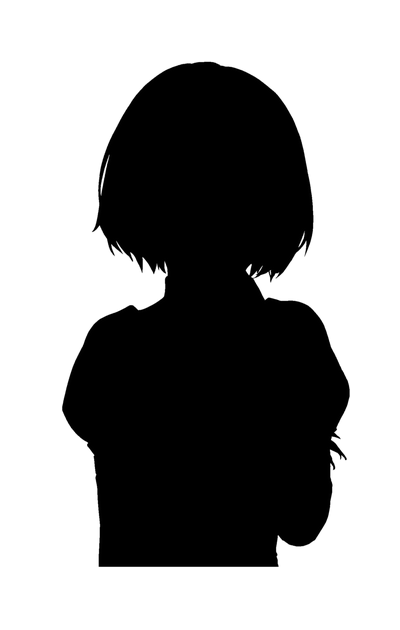
#> input picture image/black.png, 400 x 630 px
$ python -i newfile_finally.py   (imports and definitions only)
#> lines starting #> are read from the running program, lines starting #| are printed output that depends on the picture; after the words box and inside, x2 and y2 are one past the last pixel; in counts of white or black regions, pixels touching at a corner belong together
import os
import re
import cv2
import svgwrite
import subprocess
import numpy as np
from PIL import Image
from lxml import etree
from bs4 import BeautifulSoup
from skimage.morphology import skeletonize


folder = "im"

#########################
# Convert pillow, potrace, inkscape
#########################

def convert_bmp_to_eps(bmp_path, eps_path):
    subprocess.run(["potrace", bmp_path, "-e", "-o", eps_path])

def convert_bmp_to_svg(bmp_path, svg_path):
    subprocess.run(["potrace", bmp_path, "-s", "-o", svg_path])

def convert_svg_to_eps(svg_path, eps_path):
    subprocess.run(["inkscape", svg_path, "--export-filename", eps_path, "--export-ps-level=3"])

# [6 lines left out: function convert_png_to_bmp, not called in this run]

def convert_png_to_svg(png_path, svg_path):
    subprocess.run(['inkscape', png_path, '--export-filename', svg_path], check=True)

# [23 lines left out: functions convert_png_to_svg_vector, convert_png_to_svg_pixel, not called in this run]

#########################
# End
#########################


#########################
# Other function
#########################
def process_image(input_path):
#> called with input_path = 'image/black.png'
    img = cv2.imread(input_path, cv2.IMREAD_UNCHANGED)
#> img is the input picture: shape (630, 400, 4); mean B, G, R, A 150.7, 150.7, 150.7, 104.2
    if img is None:
        raise FileNotFoundError(f"❌ Không tìm thấy file: {input_path}")

    if img.shape[-1] == 4:
        alpha = img[:, :, 3]
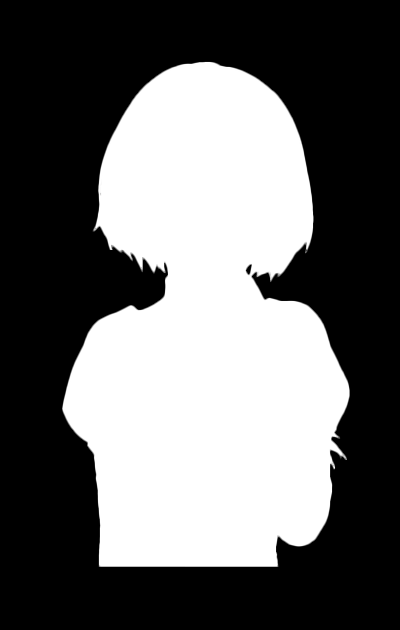
#> alpha: shape (630, 400); min 0, max 255, mean 104.2
        binary = np.where(alpha == 0, 0, 255).astype(np.uint8)
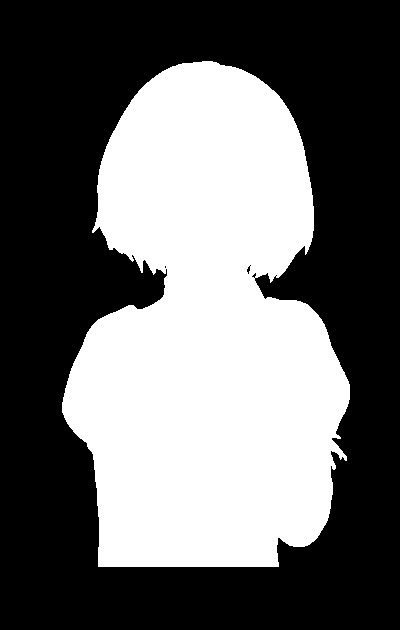
#> binary: shape (630, 400); 41.5% white; 1 white region, box (x1, y1, x2, y2) and area: (62, 61, 350, 567) 104538
    else:
        binary = cv2.cvtColor(img, cv2.COLOR_BGR2GRAY)
        _, binary = cv2.threshold(binary, 1, 255, cv2.THRESH_BINARY)

    return binary

def get_skeleton(input_path):
    binary = process_image(input_path)
    binary[binary > 0] = 1  # Convert to binary 0-1
    binary = cv2.medianBlur(binary, 3)
#> binary: shape (630, 400); values 0 (black) and 1 (white), 41.5% white; 1 white region, box (x1, y1, x2, y2) and area: (62, 61, 350, 567) 104558
    skeleton = skeletonize(binary)
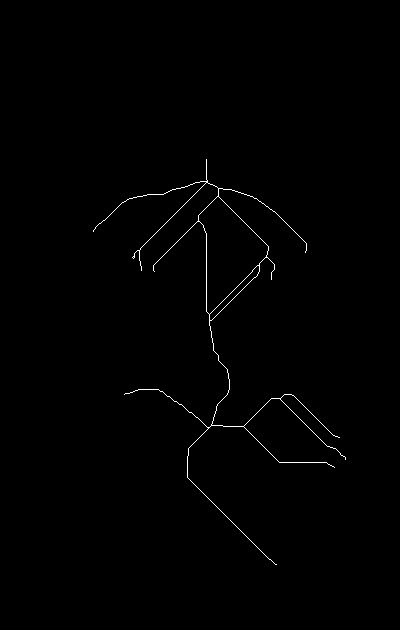
#> skeleton: shape (630, 400) bool; 0.54% white in thin lines or dots, all inside (x1, y1, x2, y2) = (93, 159, 346, 565)
    skeleton = (skeleton * 255).astype(np.uint8)
    return skeleton

# [30 lines left out: functions clean_svg, fit_path_to_viewbox, not called in this run]


SVG_NS = "http://www.w3.org/2000/svg"
XLINK_NS = "http://www.w3.org/1999/xlink"

# [117 lines left out: functions process_svg, black, gray, outline, color, not called in this run]


#########################
# End
#########################

# 🚀 Chạy chương trình

black_name = "layer1"
# [1 line not run here, left out]

gray_name = "layer2"
# [1 line not run here, left out]

outline_name = "outlineImg"
# [1 line not run here, left out]

color_name = "originImg"
# [1 line not run here, left out]

>>> result = get_skeleton('image/black.png')
